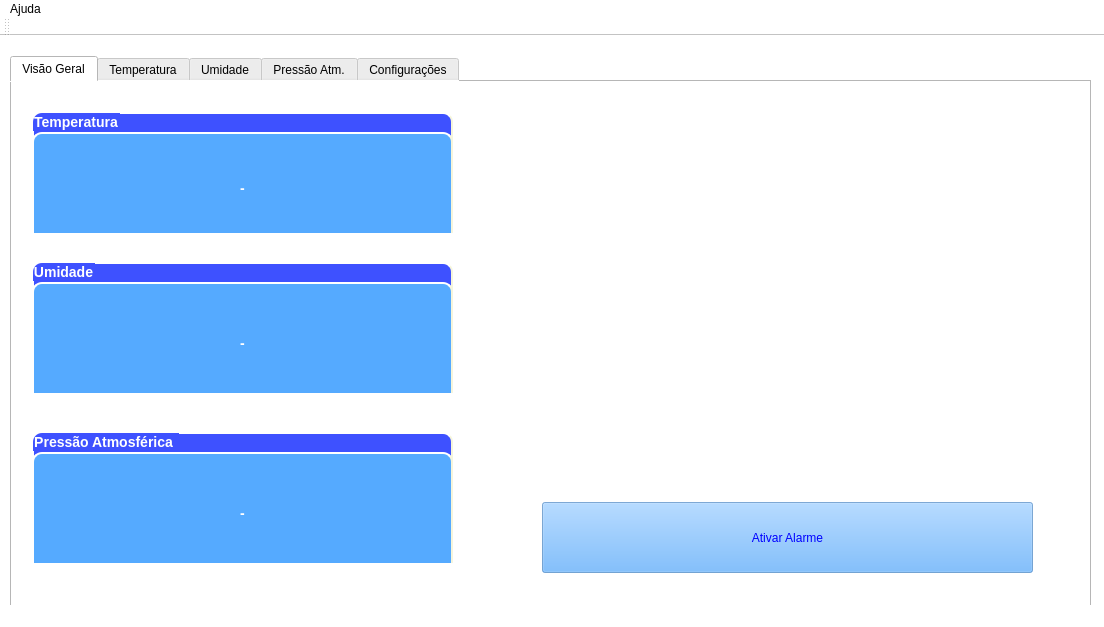
<?xml version="1.0" encoding="UTF-8"?>
<ui version="4.0">
 <class>MainWindow</class>
 <widget class="QMainWindow" name="MainWindow">
  <property name="windowModality">
   <enum>Qt::NonModal</enum>
  </property>
  <property name="enabled">
   <bool>true</bool>
  </property>
  <property name="geometry">
   <rect>
    <x>0</x>
    <y>0</y>
    <width>1104</width>
    <height>627</height>
   </rect>
  </property>
  <property name="palette">
   <palette>
    <active>
     <colorrole role="Button">
      <brush brushstyle="SolidPattern">
       <color alpha="255">
        <red>255</red>
        <green>255</green>
        <blue>255</blue>
       </color>
      </brush>
     </colorrole>
     <colorrole role="Base">
      <brush brushstyle="SolidPattern">
       <color alpha="255">
        <red>255</red>
        <green>255</green>
        <blue>255</blue>
       </color>
      </brush>
     </colorrole>
     <colorrole role="Window">
      <brush brushstyle="SolidPattern">
       <color alpha="255">
        <red>255</red>
        <green>255</green>
        <blue>255</blue>
       </color>
      </brush>
     </colorrole>
    </active>
    <inactive>
     <colorrole role="Button">
      <brush brushstyle="SolidPattern">
       <color alpha="255">
        <red>255</red>
        <green>255</green>
        <blue>255</blue>
       </color>
      </brush>
     </colorrole>
     <colorrole role="Base">
      <brush brushstyle="SolidPattern">
       <color alpha="255">
        <red>255</red>
        <green>255</green>
        <blue>255</blue>
       </color>
      </brush>
     </colorrole>
     <colorrole role="Window">
      <brush brushstyle="SolidPattern">
       <color alpha="255">
        <red>255</red>
        <green>255</green>
        <blue>255</blue>
       </color>
      </brush>
     </colorrole>
    </inactive>
    <disabled>
     <colorrole role="Button">
      <brush brushstyle="SolidPattern">
       <color alpha="255">
        <red>255</red>
        <green>255</green>
        <blue>255</blue>
       </color>
      </brush>
     </colorrole>
     <colorrole role="Base">
      <brush brushstyle="SolidPattern">
       <color alpha="255">
        <red>255</red>
        <green>255</green>
        <blue>255</blue>
       </color>
      </brush>
     </colorrole>
     <colorrole role="Window">
      <brush brushstyle="SolidPattern">
       <color alpha="255">
        <red>255</red>
        <green>255</green>
        <blue>255</blue>
       </color>
      </brush>
     </colorrole>
    </disabled>
   </palette>
  </property>
  <property name="mouseTracking">
   <bool>false</bool>
  </property>
  <property name="tabletTracking">
   <bool>false</bool>
  </property>
  <property name="windowTitle">
   <string>Tupã 1</string>
  </property>
  <property name="windowIcon">
   <iconset resource="logo.qrc">
    <normaloff>:/Tupa1_Logo.png</normaloff>:/Tupa1_Logo.png</iconset>
  </property>
  <property name="autoFillBackground">
   <bool>false</bool>
  </property>
  <property name="styleSheet">
   <string notr="true">background-color:#fff;</string>
  </property>
  <property name="animated">
   <bool>true</bool>
  </property>
  <property name="tabShape">
   <enum>QTabWidget::Rounded</enum>
  </property>
  <widget class="QWidget" name="centralWidget">
   <widget class="QTabWidget" name="tabWidget">
    <property name="geometry">
     <rect>
      <x>10</x>
      <y>20</y>
      <width>1081</width>
      <height>551</height>
     </rect>
    </property>
    <property name="tabShape">
     <enum>QTabWidget::Rounded</enum>
    </property>
    <property name="currentIndex">
     <number>0</number>
    </property>
    <property name="elideMode">
     <enum>Qt::ElideNone</enum>
    </property>
    <widget class="QWidget" name="tab">
     <attribute name="title">
      <string>Visão Geral</string>
     </attribute>
     <widget class="QGroupBox" name="groupBox">
      <property name="geometry">
       <rect>
        <x>20</x>
        <y>30</y>
        <width>421</width>
        <height>121</height>
       </rect>
      </property>
      <property name="palette">
       <palette>
        <active>
         <colorrole role="WindowText">
          <brush brushstyle="SolidPattern">
           <color alpha="255">
            <red>255</red>
            <green>255</green>
            <blue>255</blue>
           </color>
          </brush>
         </colorrole>
         <colorrole role="Button">
          <brush brushstyle="SolidPattern">
           <color alpha="255">
            <red>62</red>
            <green>81</green>
            <blue>255</blue>
           </color>
          </brush>
         </colorrole>
         <colorrole role="Text">
          <brush brushstyle="SolidPattern">
           <color alpha="255">
            <red>255</red>
            <green>255</green>
            <blue>255</blue>
           </color>
          </brush>
         </colorrole>
         <colorrole role="ButtonText">
          <brush brushstyle="SolidPattern">
           <color alpha="255">
            <red>255</red>
            <green>255</green>
            <blue>255</blue>
           </color>
          </brush>
         </colorrole>
         <colorrole role="Base">
          <brush brushstyle="SolidPattern">
           <color alpha="255">
            <red>62</red>
            <green>81</green>
            <blue>255</blue>
           </color>
          </brush>
         </colorrole>
         <colorrole role="Window">
          <brush brushstyle="SolidPattern">
           <color alpha="255">
            <red>62</red>
            <green>81</green>
            <blue>255</blue>
           </color>
          </brush>
         </colorrole>
         <colorrole role="PlaceholderText">
          <brush brushstyle="NoBrush">
           <color alpha="128">
            <red>255</red>
            <green>255</green>
            <blue>255</blue>
           </color>
          </brush>
         </colorrole>
        </active>
        <inactive>
         <colorrole role="WindowText">
          <brush brushstyle="SolidPattern">
           <color alpha="255">
            <red>255</red>
            <green>255</green>
            <blue>255</blue>
           </color>
          </brush>
         </colorrole>
         <colorrole role="Button">
          <brush brushstyle="SolidPattern">
           <color alpha="255">
            <red>62</red>
            <green>81</green>
            <blue>255</blue>
           </color>
          </brush>
         </colorrole>
         <colorrole role="Text">
          <brush brushstyle="SolidPattern">
           <color alpha="255">
            <red>255</red>
            <green>255</green>
            <blue>255</blue>
           </color>
          </brush>
         </colorrole>
         <colorrole role="ButtonText">
          <brush brushstyle="SolidPattern">
           <color alpha="255">
            <red>255</red>
            <green>255</green>
            <blue>255</blue>
           </color>
          </brush>
         </colorrole>
         <colorrole role="Base">
          <brush brushstyle="SolidPattern">
           <color alpha="255">
            <red>62</red>
            <green>81</green>
            <blue>255</blue>
           </color>
          </brush>
         </colorrole>
         <colorrole role="Window">
          <brush brushstyle="SolidPattern">
           <color alpha="255">
            <red>62</red>
            <green>81</green>
            <blue>255</blue>
           </color>
          </brush>
         </colorrole>
         <colorrole role="PlaceholderText">
          <brush brushstyle="NoBrush">
           <color alpha="128">
            <red>255</red>
            <green>255</green>
            <blue>255</blue>
           </color>
          </brush>
         </colorrole>
        </inactive>
        <disabled>
         <colorrole role="WindowText">
          <brush brushstyle="SolidPattern">
           <color alpha="255">
            <red>255</red>
            <green>255</green>
            <blue>255</blue>
           </color>
          </brush>
         </colorrole>
         <colorrole role="Button">
          <brush brushstyle="SolidPattern">
           <color alpha="255">
            <red>62</red>
            <green>81</green>
            <blue>255</blue>
           </color>
          </brush>
         </colorrole>
         <colorrole role="Text">
          <brush brushstyle="SolidPattern">
           <color alpha="255">
            <red>255</red>
            <green>255</green>
            <blue>255</blue>
           </color>
          </brush>
         </colorrole>
         <colorrole role="ButtonText">
          <brush brushstyle="SolidPattern">
           <color alpha="255">
            <red>255</red>
            <green>255</green>
            <blue>255</blue>
           </color>
          </brush>
         </colorrole>
         <colorrole role="Base">
          <brush brushstyle="SolidPattern">
           <color alpha="255">
            <red>62</red>
            <green>81</green>
            <blue>255</blue>
           </color>
          </brush>
         </colorrole>
         <colorrole role="Window">
          <brush brushstyle="SolidPattern">
           <color alpha="255">
            <red>62</red>
            <green>81</green>
            <blue>255</blue>
           </color>
          </brush>
         </colorrole>
         <colorrole role="PlaceholderText">
          <brush brushstyle="NoBrush">
           <color alpha="128">
            <red>255</red>
            <green>255</green>
            <blue>255</blue>
           </color>
          </brush>
         </colorrole>
        </disabled>
       </palette>
      </property>
      <property name="styleSheet">
       <string notr="true">background-color: rgb(62, 81, 255);
color: #ffffff;
border-style: outset;
border-width: 2px;
border-radius: 10px;
border-color: beige;
font: bold 14px;
min-width: 10em;
padding: 6px;
</string>
      </property>
      <property name="title">
       <string>Temperatura</string>
      </property>
      <widget class="QLabel" name="labelTemp">
       <property name="geometry">
        <rect>
         <x>0</x>
         <y>20</y>
         <width>421</width>
         <height>111</height>
        </rect>
       </property>
       <property name="sizePolicy">
        <sizepolicy hsizetype="Maximum" vsizetype="Maximum">
         <horstretch>0</horstretch>
         <verstretch>0</verstretch>
        </sizepolicy>
       </property>
       <property name="font">
        <font>
         <pointsize>-1</pointsize>
         <weight>75</weight>
         <italic>false</italic>
         <bold>true</bold>
        </font>
       </property>
       <property name="styleSheet">
        <string notr="true">background-color: #55aaff;
color: #ffffff;
border-style: outset;
 border-width: 2px;
 border-radius: 10px;
 border-color: beige;
font: bold 14px;
min-width: 10em;
padding: 6px;
</string>
       </property>
       <property name="text">
        <string>-</string>
       </property>
       <property name="alignment">
        <set>Qt::AlignCenter</set>
       </property>
      </widget>
     </widget>
     <widget class="QGroupBox" name="groupBox_2">
      <property name="geometry">
       <rect>
        <x>20</x>
        <y>180</y>
        <width>421</width>
        <height>131</height>
       </rect>
      </property>
      <property name="palette">
       <palette>
        <active>
         <colorrole role="WindowText">
          <brush brushstyle="SolidPattern">
           <color alpha="255">
            <red>255</red>
            <green>255</green>
            <blue>255</blue>
           </color>
          </brush>
         </colorrole>
         <colorrole role="Button">
          <brush brushstyle="SolidPattern">
           <color alpha="255">
            <red>62</red>
            <green>81</green>
            <blue>255</blue>
           </color>
          </brush>
         </colorrole>
         <colorrole role="Text">
          <brush brushstyle="SolidPattern">
           <color alpha="255">
            <red>255</red>
            <green>255</green>
            <blue>255</blue>
           </color>
          </brush>
         </colorrole>
         <colorrole role="ButtonText">
          <brush brushstyle="SolidPattern">
           <color alpha="255">
            <red>255</red>
            <green>255</green>
            <blue>255</blue>
           </color>
          </brush>
         </colorrole>
         <colorrole role="Base">
          <brush brushstyle="SolidPattern">
           <color alpha="255">
            <red>62</red>
            <green>81</green>
            <blue>255</blue>
           </color>
          </brush>
         </colorrole>
         <colorrole role="Window">
          <brush brushstyle="SolidPattern">
           <color alpha="255">
            <red>62</red>
            <green>81</green>
            <blue>255</blue>
           </color>
          </brush>
         </colorrole>
         <colorrole role="PlaceholderText">
          <brush brushstyle="NoBrush">
           <color alpha="128">
            <red>255</red>
            <green>255</green>
            <blue>255</blue>
           </color>
          </brush>
         </colorrole>
        </active>
        <inactive>
         <colorrole role="WindowText">
          <brush brushstyle="SolidPattern">
           <color alpha="255">
            <red>255</red>
            <green>255</green>
            <blue>255</blue>
           </color>
          </brush>
         </colorrole>
         <colorrole role="Button">
          <brush brushstyle="SolidPattern">
           <color alpha="255">
            <red>62</red>
            <green>81</green>
            <blue>255</blue>
           </color>
          </brush>
         </colorrole>
         <colorrole role="Text">
          <brush brushstyle="SolidPattern">
           <color alpha="255">
            <red>255</red>
            <green>255</green>
            <blue>255</blue>
           </color>
          </brush>
         </colorrole>
         <colorrole role="ButtonText">
          <brush brushstyle="SolidPattern">
           <color alpha="255">
            <red>255</red>
            <green>255</green>
            <blue>255</blue>
           </color>
          </brush>
         </colorrole>
         <colorrole role="Base">
          <brush brushstyle="SolidPattern">
           <color alpha="255">
            <red>62</red>
            <green>81</green>
            <blue>255</blue>
           </color>
          </brush>
         </colorrole>
         <colorrole role="Window">
          <brush brushstyle="SolidPattern">
           <color alpha="255">
            <red>62</red>
            <green>81</green>
            <blue>255</blue>
           </color>
          </brush>
         </colorrole>
         <colorrole role="PlaceholderText">
          <brush brushstyle="NoBrush">
           <color alpha="128">
            <red>255</red>
            <green>255</green>
            <blue>255</blue>
           </color>
          </brush>
         </colorrole>
        </inactive>
        <disabled>
         <colorrole role="WindowText">
          <brush brushstyle="SolidPattern">
           <color alpha="255">
            <red>255</red>
            <green>255</green>
            <blue>255</blue>
           </color>
          </brush>
         </colorrole>
         <colorrole role="Button">
          <brush brushstyle="SolidPattern">
           <color alpha="255">
            <red>62</red>
            <green>81</green>
            <blue>255</blue>
           </color>
          </brush>
         </colorrole>
         <colorrole role="Text">
          <brush brushstyle="SolidPattern">
           <color alpha="255">
            <red>255</red>
            <green>255</green>
            <blue>255</blue>
           </color>
          </brush>
         </colorrole>
         <colorrole role="ButtonText">
          <brush brushstyle="SolidPattern">
           <color alpha="255">
            <red>255</red>
            <green>255</green>
            <blue>255</blue>
           </color>
          </brush>
         </colorrole>
         <colorrole role="Base">
          <brush brushstyle="SolidPattern">
           <color alpha="255">
            <red>62</red>
            <green>81</green>
            <blue>255</blue>
           </color>
          </brush>
         </colorrole>
         <colorrole role="Window">
          <brush brushstyle="SolidPattern">
           <color alpha="255">
            <red>62</red>
            <green>81</green>
            <blue>255</blue>
           </color>
          </brush>
         </colorrole>
         <colorrole role="PlaceholderText">
          <brush brushstyle="NoBrush">
           <color alpha="128">
            <red>255</red>
            <green>255</green>
            <blue>255</blue>
           </color>
          </brush>
         </colorrole>
        </disabled>
       </palette>
      </property>
      <property name="styleSheet">
       <string notr="true">background-color: rgb(62, 81, 255);
color: #ffffff;
border-style: outset;
 border-width: 2px;
 border-radius: 10px;
 border-color: beige;
font: bold 14px;
min-width: 10em;
padding: 6px;
</string>
      </property>
      <property name="title">
       <string>Umidade</string>
      </property>
      <widget class="QLabel" name="labelUmi">
       <property name="geometry">
        <rect>
         <x>0</x>
         <y>20</y>
         <width>421</width>
         <height>121</height>
        </rect>
       </property>
       <property name="font">
        <font>
         <pointsize>-1</pointsize>
         <weight>75</weight>
         <italic>false</italic>
         <bold>true</bold>
        </font>
       </property>
       <property name="styleSheet">
        <string notr="true">background-color: rgb(85, 170, 255);
color: #ffffff;</string>
       </property>
       <property name="text">
        <string>-</string>
       </property>
       <property name="alignment">
        <set>Qt::AlignCenter</set>
       </property>
      </widget>
     </widget>
     <widget class="QGroupBox" name="groupBox_3">
      <property name="geometry">
       <rect>
        <x>20</x>
        <y>350</y>
        <width>421</width>
        <height>131</height>
       </rect>
      </property>
      <property name="styleSheet">
       <string notr="true">background-color: rgb(62, 81, 255);
color: #ffffff;
border-style: outset;
 border-width: 2px;
 border-radius: 10px;
 border-color: beige;
font: bold 14px;
min-width: 10em;
padding: 6px;
</string>
      </property>
      <property name="title">
       <string>Pressão Atmosférica </string>
      </property>
      <widget class="QLabel" name="labelPre">
       <property name="geometry">
        <rect>
         <x>0</x>
         <y>20</y>
         <width>421</width>
         <height>121</height>
        </rect>
       </property>
       <property name="font">
        <font>
         <pointsize>-1</pointsize>
         <weight>75</weight>
         <italic>false</italic>
         <bold>true</bold>
        </font>
       </property>
       <property name="styleSheet">
        <string notr="true">background-color: #55aaff;
color: #ffffff;
border-style: outset;
 border-width: 2px;
 border-radius: 10px;
 border-color: beige;
font: bold 14px;
min-width: 10em;
padding: 6px;
</string>
       </property>
       <property name="text">
        <string>-</string>
       </property>
       <property name="alignment">
        <set>Qt::AlignCenter</set>
       </property>
      </widget>
     </widget>
     <widget class="QLabel" name="label">
      <property name="geometry">
       <rect>
        <x>540</x>
        <y>30</y>
        <width>461</width>
        <height>351</height>
       </rect>
      </property>
      <property name="text">
       <string/>
      </property>
      <property name="pixmap">
       <pixmap resource="logo.qrc">:/Tupa1_Logo.png</pixmap>
      </property>
     </widget>
     <widget class="QPushButton" name="pushButton">
      <property name="geometry">
       <rect>
        <x>530</x>
        <y>420</y>
        <width>491</width>
        <height>71</height>
       </rect>
      </property>
      <property name="styleSheet">
       <string notr="true">color: rgb(0, 0, 255);
background-color: rgba(85, 170, 255, 150);</string>
      </property>
      <property name="text">
       <string>Ativar Alarme</string>
      </property>
     </widget>
    </widget>
    <widget class="QWidget" name="tab_2">
     <attribute name="title">
      <string>Temperatura</string>
     </attribute>
     <widget class="QCustomPlot" name="chartTemp" native="true">
      <property name="geometry">
       <rect>
        <x>20</x>
        <y>20</y>
        <width>1001</width>
        <height>471</height>
       </rect>
      </property>
     </widget>
    </widget>
    <widget class="QWidget" name="tab_3">
     <attribute name="title">
      <string>Umidade</string>
     </attribute>
     <widget class="QCustomPlot" name="chartUmi" native="true">
      <property name="geometry">
       <rect>
        <x>19</x>
        <y>19</y>
        <width>1001</width>
        <height>471</height>
       </rect>
      </property>
     </widget>
    </widget>
    <widget class="QWidget" name="tab_4">
     <attribute name="title">
      <string>Pressão Atm.</string>
     </attribute>
     <widget class="QCustomPlot" name="chartPre" native="true">
      <property name="geometry">
       <rect>
        <x>20</x>
        <y>20</y>
        <width>1001</width>
        <height>471</height>
       </rect>
      </property>
     </widget>
    </widget>
    <widget class="QWidget" name="tab5">
     <attribute name="title">
      <string>Configurações</string>
     </attribute>
     <widget class="QGroupBox" name="groupBox_4">
      <property name="geometry">
       <rect>
        <x>20</x>
        <y>20</y>
        <width>461</width>
        <height>111</height>
       </rect>
      </property>
      <property name="styleSheet">
       <string notr="true">background-color: #55aaff;
color: #000;
border-style: outset;
 border-width: 2px;
 border-radius: 10px;
 border-color: beige;
font: bold 14px;
min-width: 10em;
padding: 6px;
</string>
      </property>
      <property name="title">
       <string>Porta</string>
      </property>
      <widget class="QComboBox" name="comboBoxGate">
       <property name="geometry">
        <rect>
         <x>50</x>
         <y>40</y>
         <width>301</width>
         <height>31</height>
        </rect>
       </property>
       <property name="styleSheet">
        <string notr="true">QComboBox { background-color: rgb(102, 255, 250)blue; borders: none;}</string>
       </property>
      </widget>
     </widget>
     <widget class="QGroupBox" name="groupBox_5">
      <property name="geometry">
       <rect>
        <x>540</x>
        <y>20</y>
        <width>501</width>
        <height>111</height>
       </rect>
      </property>
      <property name="styleSheet">
       <string notr="true">background-color: #55aaff;
color: #000;
border-style: outset;
 border-width: 2px;
 border-radius: 10px;
 border-color: beige;
font: bold 14px;
min-width: 10em;
padding: 6px;
</string>
      </property>
      <property name="title">
       <string>Baud Rate</string>
      </property>
      <widget class="QComboBox" name="comboBoxBRate">
       <property name="geometry">
        <rect>
         <x>100</x>
         <y>40</y>
         <width>301</width>
         <height>31</height>
        </rect>
       </property>
       <property name="styleSheet">
        <string notr="true">QComboBox { background-color: rgb(102, 255, 250)blue; borders: none;}</string>
       </property>
      </widget>
     </widget>
     <widget class="QPushButton" name="pushButton_2">
      <property name="geometry">
       <rect>
        <x>800</x>
        <y>190</y>
        <width>171</width>
        <height>61</height>
       </rect>
      </property>
      <property name="text">
       <string>Conectar</string>
      </property>
     </widget>
    </widget>
   </widget>
  </widget>
  <widget class="QMenuBar" name="menuBar">
   <property name="geometry">
    <rect>
     <x>0</x>
     <y>0</y>
     <width>1104</width>
     <height>21</height>
    </rect>
   </property>
   <widget class="QMenu" name="menuAjuda">
    <property name="title">
     <string>Ajuda</string>
    </property>
    <addaction name="actionAcessar_Github"/>
   </widget>
   <addaction name="menuAjuda"/>
  </widget>
  <widget class="QToolBar" name="mainToolBar">
   <attribute name="toolBarArea">
    <enum>TopToolBarArea</enum>
   </attribute>
   <attribute name="toolBarBreak">
    <bool>false</bool>
   </attribute>
  </widget>
  <widget class="QStatusBar" name="statusBar"/>
  <action name="actionDocumenta_o">
   <property name="text">
    <string>Documentação</string>
   </property>
  </action>
  <action name="actionAcessar_Github">
   <property name="text">
    <string>Acessar Github</string>
   </property>
  </action>
  <action name="actionPrefer_ncias">
   <property name="text">
    <string>Porta</string>
   </property>
  </action>
 </widget>
 <layoutdefault spacing="6" margin="11"/>
 <customwidgets>
  <customwidget>
   <class>QCustomPlot</class>
   <extends>QWidget</extends>
   <header>qcustomplot.h</header>
   <container>1</container>
  </customwidget>
 </customwidgets>
 <resources>
  <include location="logo.qrc"/>
 </resources>
 <connections/>
</ui>
